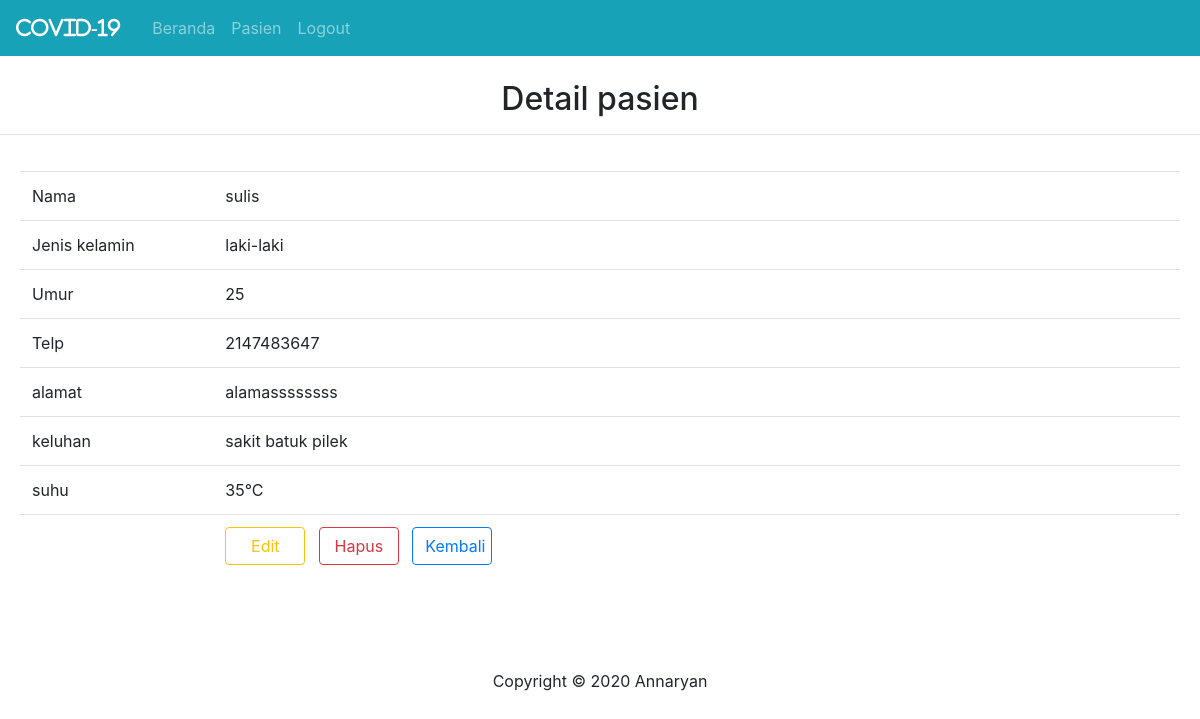
Page /pasien/detail.php?id_pasien=4 on the committed database.
### tables this page shows
CREATE TABLE `pasien` (
  `id_pasien` int(3) NOT NULL,
  `nama` varchar(50) NOT NULL,
  `kelamin` varchar(20) NOT NULL,
  `umur` int(8) NOT NULL,
  `telp` int(13) NOT NULL,
  `alamat` varchar(20) NOT NULL,
  `keluhan` text NOT NULL,
  `suhu` int(3) NOT NULL,
  `id_level` int(3) DEFAULT NULL
);

### pasien/detail.php (the view, shortened to what this page needs)
<?php
include '../aset/header.php';
include '../koneksi.php';
$id_pasien = $_GET["id_pasien"];
$sql = "SELECT * FROM pasien inner join level on pasien.id_level = level.id_level where id_pasien = $id_pasien";
$res = mysqli_query($kon,$sql);
$detail = mysqli_fetch_assoc($res);
?>
		<center>
			<h2>Detail pasien</h2>
			<hr class="bg-light">
			  <div class="card-body">
                <table class="table">
					<tr>
						<td width="100px">Nama</td>
						<td width="500px"><?= $detail['nama'] ?></td>
					</tr>
					<tr>
						<td width="100px">Jenis kelamin</td>
						<td width="500px"><?= $detail['kelamin'] ?></td>
					</tr>
					<tr>
						<td width="100px">Umur</td>
						<td width="500px"><?= $detail['umur'] ?></td>
					</tr>
					<tr>
						<td width="100px">Telp</td>
						<td width="500px"><?= $detail['telp'] ?></td>
					</tr>
					<tr>
						<td width="100px">alamat</td>
						<td width="500px"><?= $detail['alamat'] ?></td>
					</tr>
					<tr>
						<td width="100px">keluhan</td>
						<td width="500px"><?= $detail['keluhan'] ?></td>
					</tr>
					<tr>
						<td width="100px">suhu</td>
						<td width="500px"><?= $detail['suhu'] ?>°C</td>
					</tr>
					<tr>
						<td></td>
						<td>
						<a href="edit.php?id_pasien=<?= $detail['id_pasien']?>" class="btn btn-outline-warning" style="width:80px">Edit</a>&nbsp&nbsp
						<a href="hapus.php?id_pasien=<?= $detail['id_pasien']?>" class="btn btn-outline-danger" style="width:80px">Hapus</a>&nbsp&nbsp
						<a href="index.php?id_pasien=<?= $detail['id_pasien']?>" class="btn btn-outline-primary" style="width:80px">Kembali</a></td>
					</tr>
				</table>
				</div>
<?php
include '../aset/footer.php';
?>

### rows in the picture
pasien: nama "sulis", kelamin "laki-laki", umur "25", telp "2147483647", alamat "alamassssssss", keluhan "sakit batuk pilek", suhu "35"
